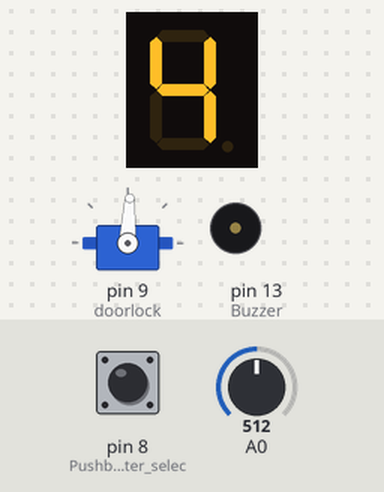
Recording of a sketch running on a simulated Arduino Uno, built with avr-gcc and run on an emulated ATmega328P. On the bench: servo, 1-digit seven-segment display, buzzer (waves = sounding). Inputs (shaded band) come from the test bench; at power-on: pin 8 (Pushbutton_to_enter_selec) LOW, A0 = 512. Random numbers use the default seed unless the sketch sets one.

Above: at 13.5 s.
13.6 s: pin 8 (Pushbutton_to_enter_selec) pulled HIGH for 0.35 s
At 15.3 s:
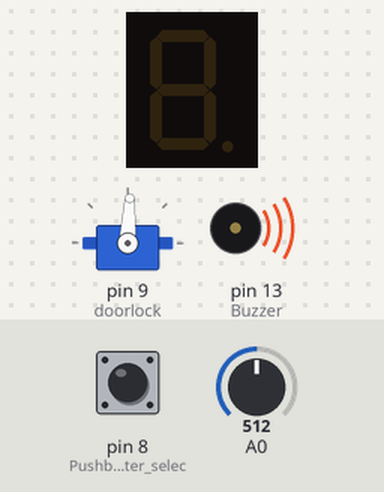
At 18.7 s:
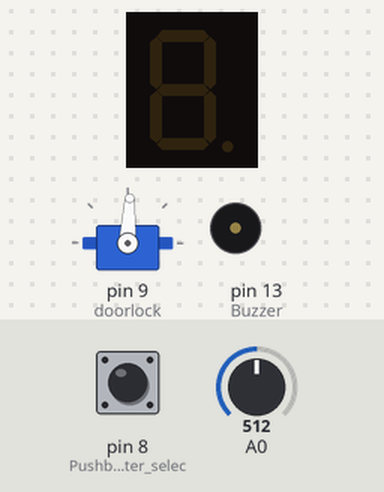
Timing chart, 0 to 22.9 s (numbered marks = the images above; inputs shaded):
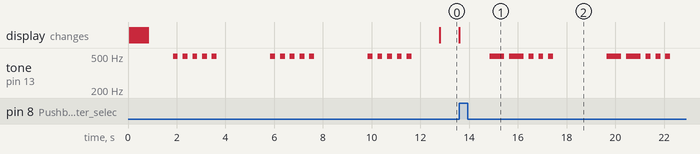

Measured:
- after the input at 13.6 s, tone on pin 13 (Buzzer): plays 496 Hz for 0.60 s, 496 Hz for 0.60 s, 496 Hz for 0.20 s, 496 Hz for 0.20 s, 496 Hz for 0.20 s, 496 Hz for 0.60 s … (10 notes in this stretch), starting after 1.2 s; the display: changes at once (image 1)
- by itself, tone on pin 13 (Buzzer): repeats every 4.0 s: 4 × (silent 0.20 s, 496 Hz 0.20 s), silent 2.2 s, 496 Hz 0.20 s

The sketch:

morse_challenge_geocache.ino
```cpp
// Morse Challenge Geocache v2 - 2020-07-18
// (c) Ernest Neijenhuis PA3HCM
//
// Dependencies:
// - SevenSeg: https://github.com/sigvaldm/SevenSeg
// - Servo: bundled with the Arduino IDE
//
// For more information please read the bundled readme.md.

#include <SevenSeg.h>
SevenSeg disp(1,2,3,4,5,6,7); // Vishay TDSx5150
const int numOfDigits=1;
int digitPins[numOfDigits]={0};

#include <Servo.h>
Servo doorlock;
const int lockOpen = 35;
const int lockClose = 87;

void setup() {
    pinMode(0, OUTPUT);  // 7-segment display common anode
    pinMode(1, OUTPUT);  // 7-segment display cathode a
    pinMode(2, OUTPUT);  // 7-segment display cathode b
    pinMode(3, OUTPUT);  // 7-segment display cathode c
    pinMode(4, OUTPUT);  // 7-segment display cathode d
    pinMode(5, OUTPUT);  // 7-segment display cathode e
    pinMode(6, OUTPUT);  // 7-segment display cathode f
    pinMode(7, OUTPUT);  // 7-segment display cathode g
    pinMode(8, INPUT);   // Pushbutton to enter selected value
    pinMode(9, OUTPUT);  // PWM-signal to control door lock servo
    pinMode(10, INPUT);  // door sensor
    pinMode(13, OUTPUT); // Buzzer
    disp.setDigitPins(numOfDigits, digitPins);
    disp.setRefreshRate(25);
    disp.setTimer(2);
    randomSeed(analogRead(5));
    doorlock.attach(9);
    doorlock.write(lockClose); // ensure door is closed
}

int i=0;         // generic counter
int question=1;  // question number
int state=1;     // program state, 1=init
int answer=99;   // the given answer
int rightanswer; // the answer to be guessed

void loop() {
    switch(state) {
        case 1: // init
            disp.startTimer();
            for(i=0;i<=9;i++) {
                disp.write(i);
                delay(80);
            }
            disp.stopTimer();
            disp.clearDisp();
            state=2;
            break;
        case 2: // read random number to guess
            rightanswer=random(9);
            state=3;
            break;
        case 3: // sound the morse code 3 times
            for(i=1;i<=3;i++) {
                delay(1000);
                morse(rightanswer, question);
                delay(1000);
            }
            disp.startTimer();
            state=4;
            break;
        case 4: // wait for answer
            answer=map(analogRead(A0), 0, 1023, 0, 9);
            disp.write(answer);
            if(digitalRead(8)) { // Button pushed!
                disp.stopTimer();
                disp.clearDisp();
                delay(200);
                state=5;
            }
            break;
        case 5: // evaluate the given answer
            if(answer==rightanswer) {
                question++;    // go toe the next level!
            } else {
                question--;    // wrong answer, one level down :-(
            }
            state=2;
            if(question>10) {
                state=6;       // you win!
            }
            if(question<1) {
                question=1;
            }
            break;
        case 6: // unlock the door
            tatatataaa();
            delay(200);
            doorOpen(); // open the door lock!
            state=7;
            break;
        case 7: // lock the door when button pressed
            if(digitalRead(8)) { // Button pushed!
                doorClose(); // close the door lock
                delay(1000);
                state=8;
            }
            break;
        case 8: // open the door again when lock was not successfull
            if(digitalRead(8)) { // Button pushed!
                doorOpen(); // open the door lock
                delay(1000);
                state=7; // allow the user to close it again
            }
            break;
        default:
            state=1;
    }
}

void dit(int dottime) {
    for(int i=1;i<dottime;i++) {
        digitalWrite(13, HIGH);
        delay(1);
        digitalWrite(13, LOW);
        delay(1);
    }
    delay(2*dottime);
}

void dah(int dottime) {
    for(int i=1;i<(dottime*3);i++) {
        digitalWrite(13, HIGH);
        delay(1);
        digitalWrite(13, LOW);
        delay(1);
    }
    delay(2*dottime);
}

void morse(int number, int question) {
    int dottime;
    switch(question) { // each level is 13% faster
        case 1:
            dottime=100;
            break;
        case 2:
            dottime=87;
            break;
        case 3:
            dottime=76;
            break;
        case 4:
            dottime=66;
            break;
        case 5:
            dottime=57;
            break;
        case 6:
            dottime=50;
            break;
        case 7:
            dottime=43;
            break;
        case 8:
            dottime=38;
            break;
        case 9:
            dottime=33;
            break;
        case 10:
            dottime=29;
            break;
        default:
            dottime=100;
    }
    switch(number) {
        case 0:
            dah(dottime); dah(dottime); dah(dottime); dah(dottime); dah(dottime);
            break;
        case 1:
            dit(dottime); dah(dottime); dah(dottime); dah(dottime); dah(dottime);
            break;
        case 2:
            dit(dottime); dit(dottime); dah(dottime); dah(dottime); dah(dottime);
            break;
        case 3:
            dit(dottime); dit(dottime); dit(dottime); dah(dottime); dah(dottime);
            break;
        case 4:
            dit(dottime); dit(dottime); dit(dottime); dit(dottime); dah(dottime);
            break;
        case 5:
            dit(dottime); dit(dottime); dit(dottime); dit(dottime); dit(dottime);
            break;
        case 6:
            dah(dottime); dit(dottime); dit(dottime); dit(dottime); dit(dottime);
            break;
        case 7:
            dah(dottime); dah(dottime); dit(dottime); dit(dottime); dit(dottime);
            break;
        case 8:
            dah(dottime); dah(dottime); dah(dottime); dit(dottime); dit(dottime);
            break;
        case 9:
            dah(dottime); dah(dottime); dah(dottime); dah(dottime); dit(dottime);
            break;
        default:
            break;
    }
}

void tatatataaa() {
    // probably the poorest code to play some winning tune...
    for(i=1;i<15;i++) {
        digitalWrite(13, HIGH);
        delay(4);
        digitalWrite(13, LOW);
        delay(4);
    }
    delay(80);
    for(i=1;i<15;i++) {
        digitalWrite(13, HIGH);
        delay(4);
        digitalWrite(13, LOW);
        delay(4);
    }
    delay(80);
    for(i=1;i<15;i++) {
        digitalWrite(13, HIGH);
        delay(4);
        digitalWrite(13, LOW);
        delay(4);
    }
    delay(80);
    for(i=1;i<120;i++) {
        digitalWrite(13, HIGH);
        delay(3);
        digitalWrite(13, LOW);
        delay(3);
    }
}

void doorOpen() {
  for (int i=lockClose; i>=lockOpen; i--) {
    doorlock.write(i);
    delay(25);
  }
}

void doorClose() {
  for (int i=lockOpen; i<=lockClose; i++) {
    doorlock.write(i);
    delay(25);
  }
}

ISR(TIMER2_COMPA_vect) {
    disp.interruptAction() ;
}
```
